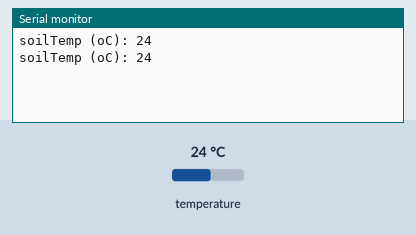
Bench run of a sketch on a simulated Arduino Uno, built with avr-gcc and run on an emulated ATmega328P. Shown: the last lines printed to the serial monitor. The test bench sets the inputs (shaded band); at power-on: temperature 24 °C.

Above: at 4.3 s.
4.4 s: temperature set to 12 °C
At 7.0 s:
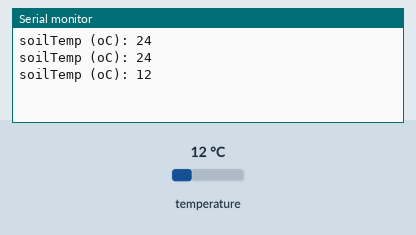
8.1 s: temperature set to 19 °C
At 10.2 s:
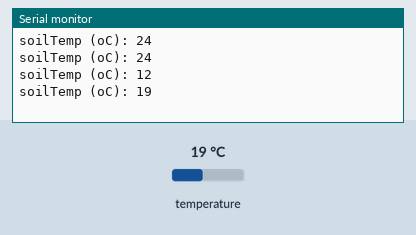
Timing chart, 0 to 11.7 s (numbered marks = the images above; inputs shaded):
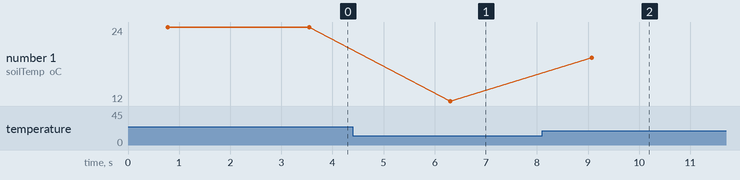

The sketch:

temptest.ino
```cpp
// DS18B20
#include <OneWire.h>
#include <DallasTemperature.h>
#define ONE_WIRE_BUS 5 // DS18B20 on pin D5
OneWire oneWire(ONE_WIRE_BUS);
DallasTemperature DS18B20(&oneWire);
int soilTemp = 0;

void setup()
{
  Serial.begin(9600);
  DS18B20.begin();
}

void loop()
{
  readSensors();
  displaySensors();
  delay (2000);
}
/********* Read Sensors value *************/
void readSensors(void)
{
  DS18B20.requestTemperatures();
  soilTemp = DS18B20.getTempCByIndex(0); // Sensor 0 will capture Soil Temp in Celcius
}

/********* Display Sensors value *************/
void displaySensors(void)
{
  Serial.print ("soilTemp (oC): ");
  Serial.println (soilTemp);
  Serial.println ("");
}
```

Measured:
- after the input at 4.4 s, the serial monitor: prints a new line after 1.9 s (image 1)
- after the input at 8.1 s, the serial monitor: prints a new line after 0.97 s (image 2)
- plotted number 1: 24 → 12 after the input at 4.4 s, 12 → 19 after the input at 8.1 s
